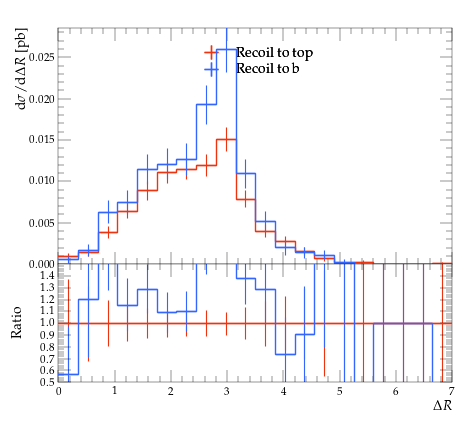

Generate this figure with Python:
#! /usr/bin/env python

# This Python script was auto-generated using YODA v2.0.2.
# Analysis object: /MC_TTBAR/onelep_jetb_1_W_dR
# Timestamp: 31-07-2026 (12:23:22)

import matplotlib as mpl
import matplotlib.pyplot as plt
mpl.use('Agg') # comment out for interactive use
import os
import numpy as np

plotDir = os.path.split(os.path.realpath(__file__))[0]
if 'YODA_USER_PLOT_PATH' in globals():
    plot_outdir = globals()['YODA_USER_PLOT_PATH']
else:
    plot_outdir = plotDir

#plot style
plt.style.use(os.path.join(plotDir, '../default.mplstyle'))
# plot metadata
figW, figH = plt.rcParams['figure.figsize']
ax_xLabel = r'$\Delta R$'
ax_yLabel = r'$\mathrm{d}\sigma/\mathrm{d}\Delta R$ [pb]'
ax_title  = r''
ax_xScale = 'linear'
ax_yScale = 'linear'
xLims = (0.0, 7.0)
yLims = (0.0, 0.028565933)

# TeX-friendly labels for the legend
labels = {
    'legend' : ([ r"Recoil to top", r"Recoil to b" ], r""),
}

# Adjust canvas width and height
canvasW = 10.0
canvasH = 9.0
figW *= canvasW/10.
figH *= canvasH/9.

# Create figure and axis objects
fig, (ax, ratio0_ax) = plt.subplots(2, 1, sharex=True,
                  figsize=(figW,figH), gridspec_kw={'height_ratios': (6.0, 3.0)})

# Set figure margins
plt.subplots_adjust(
    left   = 1.0 * plt.rcParams['figure.subplot.left'],
    right  = 1.0 * plt.rcParams['figure.subplot.right'],
    top    = 1.0 * plt.rcParams['figure.subplot.top'],
    bottom = 1.0 * plt.rcParams['figure.subplot.bottom'])

ratio0_ax.yaxis.set_major_locator(mpl.ticker.MultipleLocator(0.1))
ratio0_ax.set_ylim(0.5, 1.4999)
ratio0_ax.set_ylabel('Ratio')

# the numerical data is stored in a separate file
dataf = dict()
prefix = os.path.split(__file__)[0]
if prefix:    prefix = prefix + '/'
exec(open(prefix+'onelep_jetb_1_W_dR__data.py').read(), dataf)


legend_handles = dict() # keep track of handles for the legend

# style options for curves
# starts at zorder>=5 to draw curve on top of legend
styles = {
  'recoil_t': {
    'color' : '#EE3311',
    'linestyle' : '-',
    'linewidth' : 1,
    'marker' : 'none',
    'markersize' : 2,
    'capsize' : 0.0,
    'zorder' : 5,
    'histstyle' : 1,
    'drawstyle' : 'steps-pre',
    'xerrorbars' : 1,
    'yerrorbars' : 1,
    'fillcolor' : None,
    'fillopacity' : 1.0,
    'ratio0_linestyle' : '-',
    'ratio0_linewidth' : 1,
    'ratio0_marker' : 'none',
    'ratio0_markersize' : 2,
    'ratio0_capsize' : 0.0,
    'ratio0_zorder' : 5,
    'ratio0_histstyle' : 1,
    'ratio0_drawstyle' : 'steps-pre',
    'ratio0_xerrorbars' : 1,
    'ratio0_yerrorbars' : 1,
  },
  'recoil_b': {
    'color' : '#3366FF',
    'linestyle' : '-',
    'linewidth' : 1,
    'marker' : 'none',
    'markersize' : 2,
    'capsize' : 0.0,
    'zorder' : 6,
    'histstyle' : 1,
    'drawstyle' : 'steps-pre',
    'xerrorbars' : 1,
    'yerrorbars' : 1,
    'fillcolor' : None,
    'fillopacity' : 1.0,
    'ratio0_linestyle' : '-',
    'ratio0_linewidth' : 1,
    'ratio0_marker' : 'none',
    'ratio0_markersize' : 2,
    'ratio0_capsize' : 0.0,
    'ratio0_zorder' : 6,
    'ratio0_histstyle' : 1,
    'ratio0_drawstyle' : 'steps-pre',
    'ratio0_xerrorbars' : 1,
    'ratio0_yerrorbars' : 1,
  },
}

# curve from input yoda files in main panel
for label, yvals in dataf['yvals'].items():
    if all(np.isnan(v) for v in dataf['yvals'][label]):
        continue
    tmp = None
    if styles[label]['histstyle']: # draw as histogram
        xpos = dataf['xedges'][label] if styles[label]['drawstyle'] else dataf['xpoints'][label]
        ypos = np.insert(yvals, 0, yvals[0]) if styles[label]['drawstyle'] else yvals
        if styles[label]['fillcolor']: # fill area below curve
            ax.fill_between(xpos, ypos, step='pre',
                            color=styles[label]['fillcolor'],
                            alpha=styles[label]['fillopacity'])
        tmp, = ax.plot(xpos, ypos,
                       color=styles[label]['color'],
                       linestyle=styles[label]['linestyle'],
                       linewidth=styles[label]['linewidth'],
                       drawstyle=styles[label]['drawstyle'], solid_joinstyle='miter',
                       zorder=styles[label]['zorder'], label=label)
    tmp = ax.errorbar(dataf['xpoints'][label], yvals,
                      xerr=np.array(dataf['xerrs'][label])*styles[label]['xerrorbars'],
                      yerr=np.array(dataf['yerrs'][label])*styles[label]['yerrorbars'],
                      fmt=styles[label]['marker'], capsize=styles[label]['capsize'],
                      markersize=styles[label]['markersize'],
                      ecolor=styles[label]['color'],
                      color=styles[label]['color'], zorder=styles[label]['zorder'])
    tmp[-1][0].set_linestyle(styles[label]['linestyle'])
    tmp[-1][0].set_linewidth(styles[label]['linewidth'])
    if label in dataf['add_legend_handle']:  legend_handles[label] = tmp
    for varLabel in dataf['variation_yvals'].keys():
        if varLabel.startswith(label):
            tmp, = ax.plot(dataf['xedges'][label], dataf['variation_yvals'][varLabel],
                           color=styles[label]['color'],
                           linestyle=styles[label]['linestyle'],
                           linewidth=styles[label]['linewidth'],
                           drawstyle='steps-pre', solid_joinstyle='miter',
                           zorder=styles[label]['zorder'], alpha=0.5)


# plots on ratio panel
# curve from input yoda files in ratio panel
for label, yvals in dataf['ratio0_yvals'].items():
    if all(np.isnan(v) for v in yvals):
        continue
    if styles[label]['ratio0_histstyle']: # plot as histogram
        xpos = dataf['xedges']['recoil_t'] if styles[label]['ratio0_drawstyle'] else dataf['xpoints']['recoil_t']
        ypos = np.insert(yvals, 0, yvals[0]) if styles[label]['ratio0_drawstyle'] else yvals
        ratio0_ax.plot(xpos, ypos,
                       color=styles[label]['color'],
                       linewidth=styles[label]['linewidth'],
                       linestyle=styles[label]['ratio0_linestyle'],
                       drawstyle=styles[label]['ratio0_drawstyle'], zorder=styles[label]['zorder'],
                       solid_joinstyle='miter')
    tmp = ratio0_ax.errorbar(dataf['xpoints']['recoil_t'], yvals,
                             xerr=np.array(dataf['ref_xerrs'])*styles[label]['ratio0_xerrorbars'],
                             yerr=np.array(dataf['ratio0_yerrs'][label])*styles[label]['ratio0_yerrorbars'],
                             fmt=styles[label]['ratio0_marker'], capsize=styles[label]['ratio0_capsize'],
                             markersize=styles[label]['ratio0_markersize'],
                             ecolor=styles[label]['color'],
                             color=styles[label]['color'])
    tmp[-1][0].set_linestyle(styles[label]['ratio0_linestyle'])
    tmp[-1][0].set_linewidth(styles[label]['ratio0_linewidth'])

    for varlabel in dataf['ratio0_variation_vals'].keys():
        if varlabel.startswith(label):
            ratio0_ax.plot(dataf['xedges']['recoil_t'],
                            dataf['ratio0_variation_vals'][varlabel],
                            color=styles[label]['color'],
                            linestyle=styles[label]['linestyle'],
                            linewidth=styles[label]['linewidth'],
                            drawstyle='steps-pre', solid_joinstyle='miter',
                            zorder=1, alpha=0.5)

legend_items = list(legend_handles.values())
ax.add_artist(ax.legend(legend_items,
                        labels['legend'][0],
                        title=labels['legend'][1],
                        alignment='left',
                        loc='upper center',
                        bbox_to_anchor=(0.5, 0.97)))

# set plot metadata as defined above
ratio0_ax.set_xlabel(ax_xLabel)
ratio0_ax.xaxis.set_label_coords(1., -0.15)
ax.set_ylabel(ax_yLabel, ha='right', va='top')
ax.yaxis.set_label_coords(-0.11, 1.0)
ax.set_title(ax_title, loc='left')
ax.set_xscale(ax_xScale)
ax.set_yscale(ax_yScale)
ax.set_xlim(xLims)
ax.set_ylim(yLims)

# tick formatting
plt.rcParams['xtick.top'] = True
plt.rcParams['ytick.right'] = True
fig.align_ylabels((ax, ratio0_ax))
plt.savefig(os.path.join(plot_outdir, 'onelep_jetb_1_W_dR.pdf'), format='PDF')
plt.savefig(os.path.join(plot_outdir, 'onelep_jetb_1_W_dR.png'), format='PNG')

plt.close(fig)
